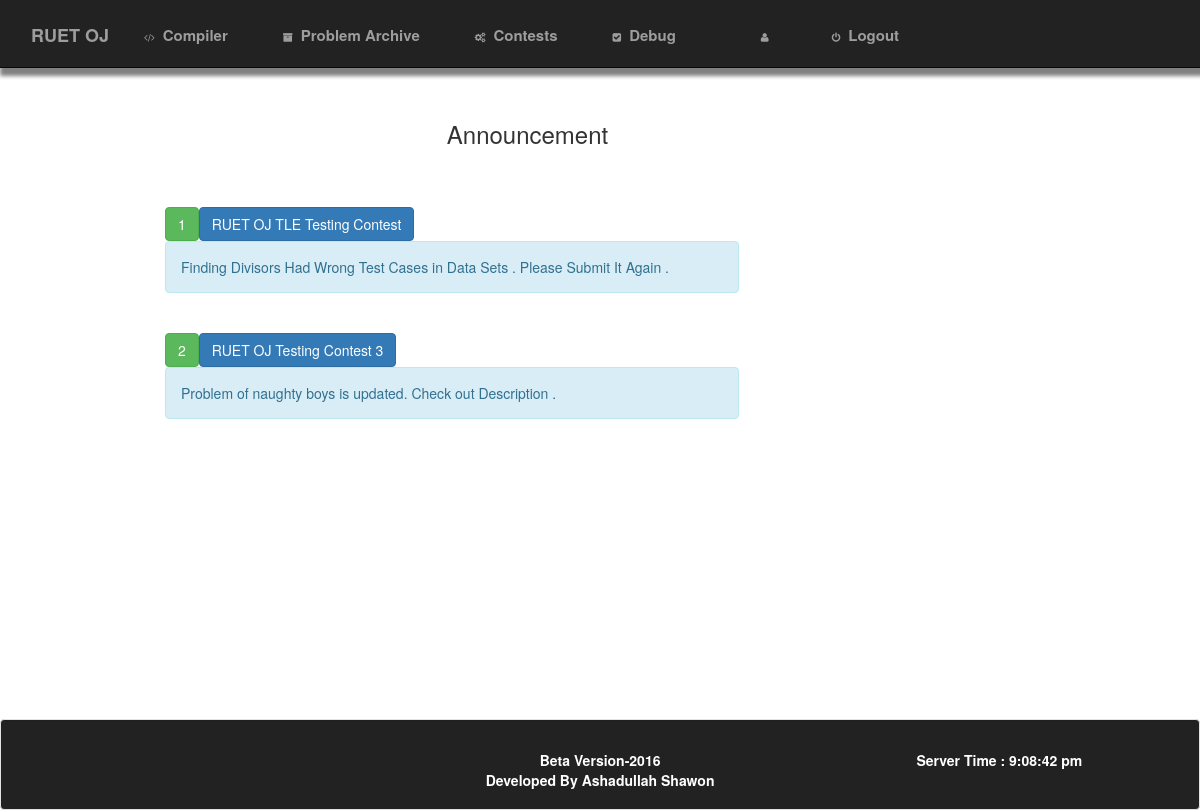
The page /announcement.php (signed in) on the database its author committed.
### tables this page shows
CREATE TABLE IF NOT EXISTS `announcement` (
  `id` int(100) DEFAULT NULL,
  `cname` varchar(100) DEFAULT NULL,
  `des` longtext,
  `aid` int(100) NOT NULL
);

### announcement.php (the view, shortened to what this page needs)
<?php
require_once("config.php");
if(isset($_SESSION['un']))
{
  $username=$_SESSION['un'];
}
$mysql="SELECT  status from user WHERE name='$username'";
$snd=mysqli_query($con,$mysql);
$arrow=mysqli_fetch_array($snd);
$st=$arrow['status'];
$access=0;
?>
<!DOCTYPE html>
<html>
<head>
        <link rel="stylesheet" href="css/bootstrap.min.css">
    <link rel="stylesheet" href="css/font-awesome.min.css">
    <link rel="stylesheet" href="css/normalize.css">
        <link rel="stylesheet" href="css/main.css">
        <link rel="stylesheet" href="css/style.css">
</head>
<body>
<div class="main">
 <div class="row">
  <div class="col-sm-12">
  <nav class="shadow navbar navbar-inverse navbar-fixed-top nbar">
    <div class="navbar-header">
      <a class="navbar-brand lspace" href="home.php">RUET OJ</a>
    </div>
    <div class="collapse navbar-collapse navbar-menubuilder">
    <ul class="nav navbar-nav">
      <li class="space"><a href="compiler.php"><i class="fa fa-code ispace"></i>Compiler</a></li>
      <li class="space"><a href="archive.php"><i class="fa fa-archive ispace"></i>Problem Archive</a></li>
      <li class="space"><a href="contest.php"><i class="fa fa-cogs ispace"></i>Contests</a></li>
      <li class="space"><a href="#"><i class="fa fa-check-square ispace"></i>Debug</a></li>
      <li class="lgspace space"><a href="profile.php?user=<?php echo("$username"); ?>"><i class="fa fa-user ispace"></i><?php echo("$username"); ?></a></li>
      <li class="space"><a href="logout.php"><i class="fa fa-power-off ispace"></i>Logout</a></li>
    </ul>
    </div>
</nav>
</div>
</div>
<div class="row log">
<div class="col-sm-10">
<div class=""><h3 style="text-align:center;">Announcement</h3></div>
</div>
<div class="col-sm-1">
</div>
<div class="col-sm-1">
</div>
</div>
<div class="row cspace">
<div class="col-sm-7">
<?php
require_once("connection.php");
if(isset($_POST['cr']))
{
   $cid=$_POST['ci'];
   $cname=$_POST['cn'];
   $announcement=$_POST['an'];
 $fowner="SELECT  owner from rapl_oj_contest where cname='$cname'";
 $sendit=mysqli_query($con,$fowner);
 $frow=mysqli_fetch_array($sendit);
 $owner=$frow['owner'];
 if($username==$owner)
 {
      $access=1;
 }
 else if($st=="Teacher" || $st=="Developer")
 {
      $access=1;
 }
   if($access==1)
   {
     $query="INSERT INTO announcement(id,cname,des,aid) VALUES('$cid','$cname','$announcement','')";
     $send=mysqli_query($con,$query);
     if($send)
     {
       echo "Submitted Successfully. <a href=\"announcement.php\">Check Here</a>";
     }
   }
   else
   {
      header("Location:announcement.php?fail=1");
   }
}
else
{
   $query="SELECT * from announcement";
   $send=mysqli_query($con,$query);
   while($row=mysqli_fetch_array($send))
   {
       $aid=$row['aid'];
       echo "<button class=\"btn btn-success\">$aid</button><button class=\"btn btn-primary\">$row[cname]</button> <div class=\"alert alert-info\">$row[des]</div><br>";
   }
}
?>
</div>
</div>
</div><br><br><br>
<div class="area">
<div class="well foot">
<div class="row area">
<div class="col-sm-3">
</div>
<div class="col-sm-5">
<div class="fm">
<b>Beta Version-2016</b><br>
<b>Developed By Ashadullah Shawon</b>
</div>
</div>
<div class="col-sm-4">
<?php
require_once("time.php");
?>
</div>
</div>
</div>
</div>
</body>
</html>

### css/main.css (style rules this page uses)
html { color: #222; font-size: 1em; line-height: 1.4; }

### css/style.css (style rules this page uses)
.area { margin:0px; padding:0px; }
.main { margin-left: 30px; margin-right: 20px; margin-bottom:100px; }
.space { padding-left:10px; padding-right: 15px; padding-bottom: 0px; margin-bottom: 0px; color:white; }
.lspace { padding-left: 50px; padding-right:30px; }
.nbar { min-height: 68px; padding-top:10px; color:white; font-size:15px; font-weight: bold; }
.ispace { padding-right:8px; font-size: 10px; }
.lgspace { margin-left:50px; }
.log { padding-left:50px; padding-top:150px; padding-right:20px; }
.cspace { margin-top: 50px; margin-left:120px; padding-right: 10px; }
.foot { background-color: #222222; color:white; margin-top:100px; margin-bottom:0px; padding-top:30px; padding-left:0px; text-align:center; margin-left: 0px; margin-right: 0px; padding-right: 0px; }
.fm { margin-left: 100px; }
.shadow { box-shadow: 4px 4px 4px 4px gray; }
@media only screen and (max-width:1334px) and (min-width:1052px) { .main { margin-left: 30px; margin-right: 20px; } }
@media only screen and (max-width:1334px) and (min-width:1052px) { .cspace { margin-top: 50px; margin-left:120px; padding-right: 10px; } }
@media only screen and (max-width:1334px) and (min-width:1052px) { .lspace { margin-left:1px; padding-left: 30px; padding-right:10px; text-align: center; } }
@media only screen and (max-width:1334px) and (min-width:1052px) { .log { padding-left:50px; padding-top:100px; padding-right:20px; } }
@media only screen and (max-width:1334px) and (min-width:1052px) { .space { color:white; } }
@media only screen and (max-width:1334px) and (min-width:1052px) { .lgspace { margin-left:30px; } }

### rows shown on the page
announcement: aid "1", cname "RUET OJ TLE Testing Contest", des "Finding Divisors Had Wrong Test Cases in Data Sets . Please Submit It Again ."
announcement: aid "2", cname "RUET OJ Testing Contest 3", des "Problem of naughty boys is updated. Check out Description ."
